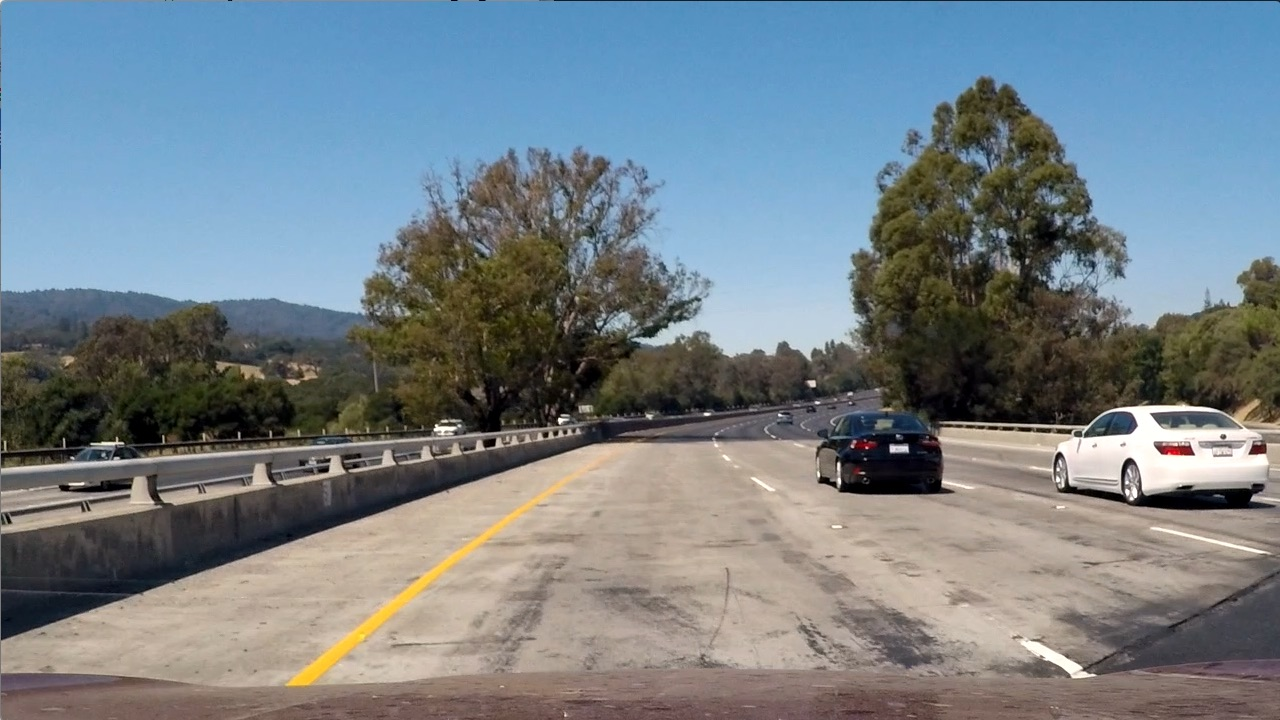
#> input picture test_images/test1.jpg, 1280 x 720 px
$ jupyter execute --allow-errors PipelineJupyter.ipynb   (shell and % lines are left out)   (older library calls are emulated)
#> lines starting #> are read from the running program, lines starting #| are printed output that depends on the picture; after the words box and inside, x2 and y2 are one past the last pixel; in counts of white or black regions, pixels touching at a corner belong together
# Advanced Lane Line Finding

### Author: Patrick Barone
### Email: barone.patrick@gmail.com

[cell 1]
import cv2
import pickle
import numpy as np
import matplotlib
import matplotlib.pyplot as plt
from math import pi
from moviepy.editor import VideoFileClip

[cell 2]
class ImageProcessor(object):
    def __init__(self):
        """
        Initialize the image pipeline object and load the camera calibrations
        """
        calibration = pickle.load(open('camera_calibration.p', 'rb'))
#> (reads camera_calibration.p from the repository)
#> further down, img is the input picture: shape (720, 1280, 3); mean B, G, R 135.5, 128.7, 117.5
        self.mtx = calibration['mtx']
        self.dist = calibration['dist']
        self.first_image = True
        self.left_fit = None
        self.right_fit = None

    def process(self, img, show_images=False, diag=False, write_images=False):
        """
        Process a new image frame to identify lane, curvature and lane position
        """
#> called with show_images = True, diag = False, write_images = True
        try:
            self.show_images = show_images
            self.write_images = write_images
            self.diag = diag

            # Undistort the image
            undist = cv2.undistort(img, self.mtx, self.dist, None, self.mtx)

            if self.write_images:
                cv2.imwrite('output_images/undist.jpg', undist)

            binary_hls = self.hls_threshold(undist,L_thresh=(80,255),S_thresh=(90,255))
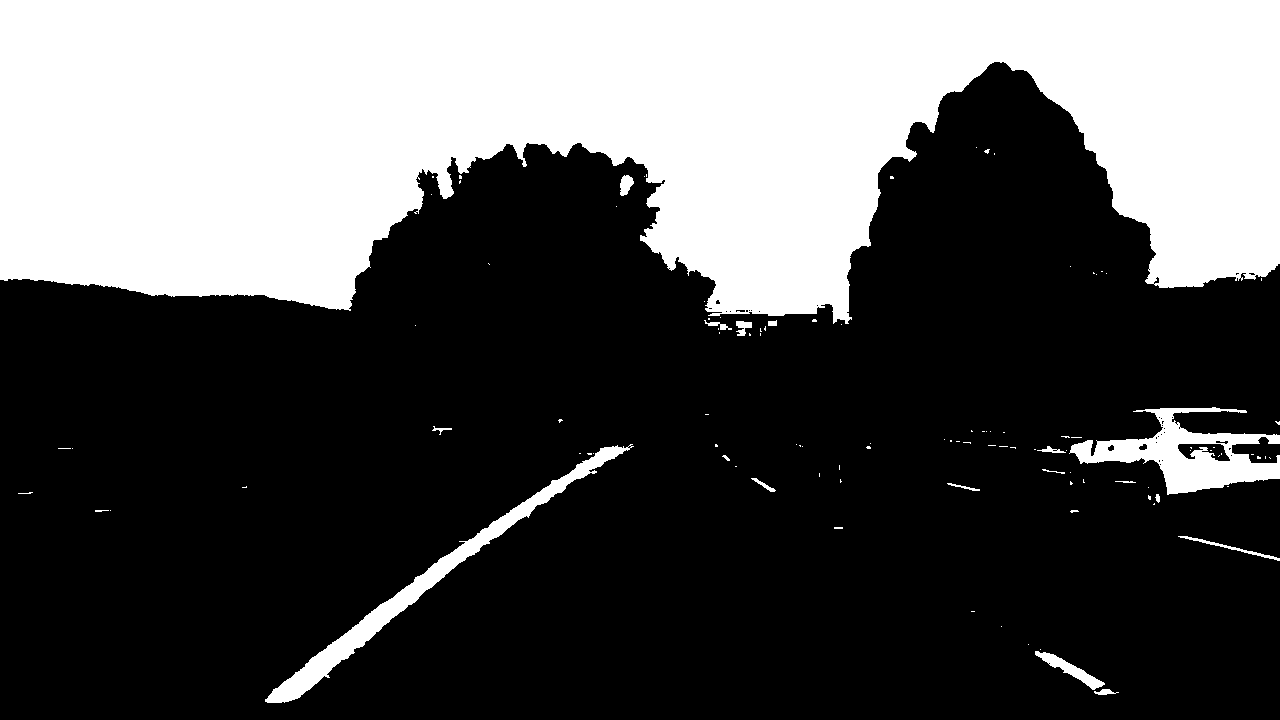
#> binary_hls: shape (720, 1280); values 0 (black) and 1 (white), 33.7% white; 109 white regions (90 under 20 px), largest, box (x1, y1, x2, y2) and area: (0, 0, 1280, 324) 293272, (1069, 407, 1280, 495) 7486, (265, 444, 634, 703) 6956
            binary_sobel_abs = self.abs_sobel_threshold(undist,(25,200))
#> binary_sobel_abs: shape (720, 1280); values 0 (black) and 1 (white), 11.8% white; 2828 white regions (2467 under 20 px), largest, box (x1, y1, x2, y2) and area: (0, 385, 1280, 646) 38264, (533, 62, 1135, 368) 17031, (1040, 223, 1280, 338) 4524
            binary_sobel_dir = self.dir_sobel_threshold(undist, (pi/6, pi/2))
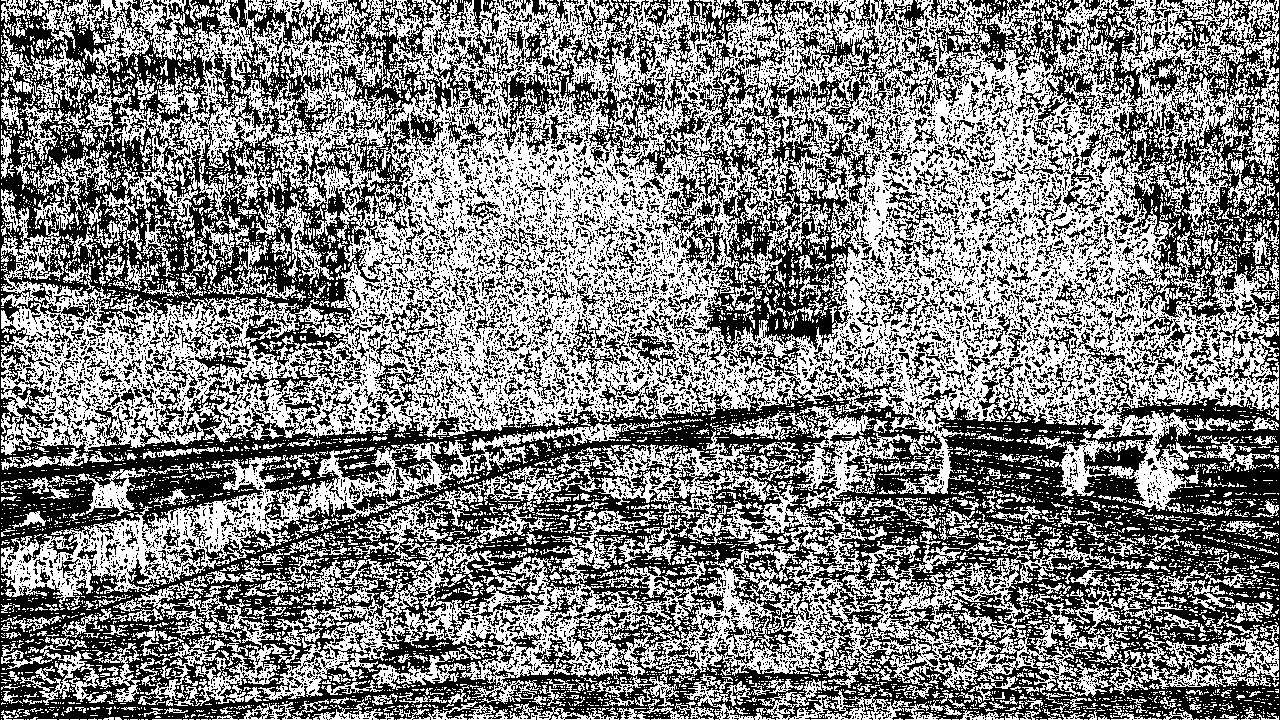
#> binary_sobel_dir: shape (720, 1280); values 0 (black) and 1 (white), 50.7% white; 10358 black regions (9300 under 20 px), largest, box (x1, y1, x2, y2) and area: (0, 0, 1280, 720) 333714, (331, 0, 491, 164) 6556, (463, 23, 670, 159) 6427
            binary_sobel = binary_sobel_abs & binary_sobel_dir
#> binary_sobel: shape (720, 1280); values 0 (black) and 1 (white), 5.3% white in thin lines or dots
            binary = binary_hls | binary_sobel
#> binary: shape (720, 1280); values 0 (black) and 1 (white), 38.9% white; 4032 white regions (3604 under 20 px), largest, box (x1, y1, x2, y2) and area: (0, 0, 1280, 324) 299378, (1037, 407, 1280, 509) 9397, (265, 444, 634, 703) 6961

            binary_color = np.uint8(255.0*binary)
            binary_color = np.dstack([binary_color,binary_color,binary_color])

            '''
            binary_HLS_S = self.hls_threshold(undist, S_thresh=(180,255))
            binary_HLS_L = self.hls_threshold(undist, L_thresh=(220,255))
            binary_LUV_L = self.luv_threshold(undist, L_thresh=(220,255))
            binary_LAB_B = self.lab_threshold(undist, B_thresh=(190,255))
            binary = binary_HLS_L | binary_LAB_B
            '''

            if self.write_images:
                cv2.imwrite('output_images/binary.jpg', binary_color)

            if self.show_images:
                '''
                plt.imshow(binary_sobel_abs, cmap='gray')
                plt.title('Sobel Abs')
                plt.show()
                plt.imshow(binary_sobel_dir, cmap='gray')
                plt.title('Sobel Dir')
                plt.show()
                plt.imshow(binary_sobel, cmap='gray')
                plt.title('Sobel Abs&Dir')
                plt.show()
                '''
                plt.imshow(binary, cmap='gray')
                plt.title('Final Composite')
                plt.show()

            # Perspective transformation
            offset_x = 400
            offset_y = 0
            img_size = (img.shape[1],img.shape[0])
            src = np.float32([[607,443],[673,443],[1020,666],[285,666]])
            dst = np.float32([[offset_x, offset_y],
                              [img_size[0]-offset_x, offset_y],
                              [img_size[0]-offset_x, img_size[1]-offset_y],
                              [offset_x, img_size[1]-offset_y]])

            self.M = cv2.getPerspectiveTransform(src, dst)
            self.Minv = cv2.getPerspectiveTransform(dst, src)
            x = cv2.cvtColor(binary, cv2.COLOR_GRAY2RGB)
            warped_color = cv2.warpPerspective(x, self.M, img_size)
#> warped_color: shape (720, 1280, 3); values 0 (black) and 1 (white), 7.7% white; 359 white regions (325 under 20 px), largest, box (x1, y1, x2, y2) and area: (389, 18, 598, 720) 55006, (1086, 0, 1212, 134) 4228, (981, 272, 1045, 351) 2401
            warped = cv2.cvtColor(warped_color, cv2.COLOR_RGB2GRAY)

            if self.show_images:
                plt.imshow(warped, cmap='gray')
                plt.show()

            if self.write_images:
                orig_warped = cv2.warpPerspective(img, self.M, img_size)
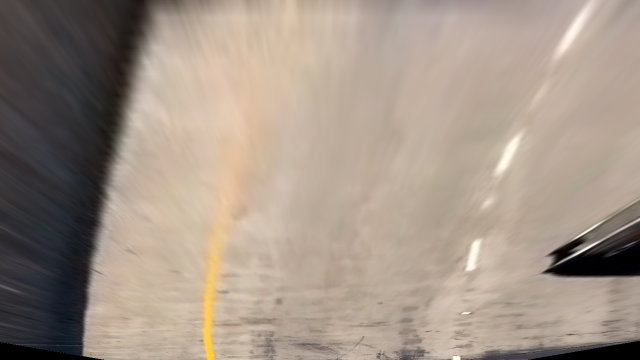
#> orig_warped: shape (720, 1280, 3) (shown at 1/2 size); mean B, G, R 135.2, 147.8, 162.3
                cv2.imwrite('output_images/warped_color.jpg', orig_warped)
                cv2.imwrite('output_images/warped_binary.jpg', np.uint8(255*warped_color))

            if self.first_image:
                hist, self.left_fit, self.right_fit = self.find_lanes(warped)
                self.first_image = False
            else:
                hist, self.left_fit, self.right_fit = self.find_lanes_given_prev(warped, self.left_fit, self.right_fit)

            output = self.draw_lanes_on_orig(undist, binary, self.left_fit, self.right_fit)

            if self.write_images:
                cv2.imwrite('output_images/final_annotated_image.jpg', output)

            if self.diag:
                top_row = np.hstack([output,binary_color])
                bottom_row = np.hstack([np.uint8(255*warped_color),np.zeros_like(output,dtype=np.uint8)])
                output = np.vstack([top_row,bottom_row])

            if self.show_images:
                plt.imshow(cv2.cvtColor(output, cv2.COLOR_BGR2RGB))
                plt.show()

            return output

        except Exception as ex:
            print('Unable to process lane: ' + str(ex))
            self.first_image = True
            return img

    def hls_threshold(self,img, H_thresh=None, L_thresh=None, S_thresh=None):
        """
        Return a binary image with HLS thresholding of BGR input image
        """
        # Color space transformations
        hls = cv2.cvtColor(img, cv2.COLOR_BGR2HLS)
        H = hls[:,:,0]
        L = hls[:,:,1]
        S = hls[:,:,2]

        binary = np.ones_like(H)

        # Color space thresholding
        if H_thresh is not None:
            binary_H = np.zeros_like(H)
            binary_H[(H>H_thresh[0]) & (H<=H_thresh[1])] = 1
            binary = binary & binary_H
            if self.show_images:
                plt.imshow(binary_H, cmap='gray')
                plt.title('H_thresh')
                plt.show()

        if L_thresh is not None:
            binary_L = np.zeros_like(L)
            binary_L[(L>L_thresh[0]) & (L<=L_thresh[1])] = 1
            binary = binary & binary_L
            if self.show_images:
                plt.imshow(binary_L, cmap='gray')
                plt.title('L_thresh')
                plt.show()

        if S_thresh is not None:
            binary_S = np.zeros_like(S)
            binary_S[(S>S_thresh[0]) & (S<=S_thresh[1])] = 1
            binary = binary & binary_S
            if self.show_images:
                plt.imshow(binary_S, cmap='gray')
                plt.title('S_thresh')
                plt.show()

        return binary

    # [97 lines left out: functions luv_threshold, lab_threshold, sobel_threshold, not called in this run]

    def abs_sobel_threshold(self, img, thresh):
        """
        Return binary solbel magnitude threshold image
        """
        gray = cv2.cvtColor(img, cv2.COLOR_RGB2GRAY)
        sobel_x = np.absolute(cv2.Sobel(gray, cv2.CV_64F, 1, 0))
        sobel_y = np.absolute(cv2.Sobel(gray, cv2.CV_64F, 0, 1))
        sobel_abs = np.sqrt(sobel_x**2 + sobel_y**2)
        scaled_sobel = np.uint8(255*sobel_abs/np.max(sobel_abs))
        binary_output = np.zeros_like(scaled_sobel)
        binary_output[(scaled_sobel >= thresh[0]) & (scaled_sobel <= thresh[1])] = 1
        return binary_output

    def dir_sobel_threshold(self, img, thresh):
        """
        Return binary sobel direction threshold image
        """
        gray = cv2.cvtColor(img, cv2.COLOR_RGB2GRAY)
        sobel_x = np.absolute(cv2.Sobel(gray, cv2.CV_64F, 1, 0))
        sobel_y = np.absolute(cv2.Sobel(gray, cv2.CV_64F, 0, 1))
        sobel_dir = np.arctan2(sobel_x, sobel_y)
        sobel_dir = np.abs(sobel_dir)

        if self.show_images:
            plt.imshow(sobel_dir, cmap='gray')
            plt.title('SobelDir')
            plt.show()

        binary_output = np.zeros_like(gray)
        binary_output[(sobel_dir >= thresh[0]) & (sobel_dir <= thresh[1])] = 1
        return binary_output

    def find_lanes(self, img):
        """
        Idenfity the lane lines in a given binary image with perspective transform already applied
        """
        histogram = np.sum(img[img.shape[0]//2:,:], axis=0)
#> histogram = 1280 values, max 360 at index 416, min 0 at index 48, mean 20.68
        out_img = np.dstack((img, img, img))*255
        midpoint = np.int(histogram.shape[0]//2)
        leftx_base = np.argmax(histogram[:midpoint])
#> leftx_base = 416
        rightx_base = np.argmax(histogram[midpoint:]) + midpoint
#> rightx_base = 946

        # Choose the number of sliding windows
        nwindows = 9
        # Set height of windows
        window_height = np.int(img.shape[0]//nwindows)
        # Identify the x and y positions of all nonzero pixels in the image
        nonzero = img.nonzero()
#> nonzero = 70681 positions, rows 0 to 719, columns 0 to 1279
        nonzeroy = np.array(nonzero[0])
        nonzerox = np.array(nonzero[1])

        # Current positions to be updated for each window
        leftx_current = leftx_base
#> leftx_current = 416
        rightx_current = rightx_base
#> rightx_current = 946

        # Set the width of the windows +/- margin
        margin = 100
        # Set minimum number of pixels found to recenter window
        minpix = 50
        # Create empty lists to receive left and right lane pixel indices
        left_lane_inds = []
        right_lane_inds = []

        # Step through the windows one by one
        for window in range(nwindows):
            # Identify window boundaries in x and y (and right and left)
            win_y_low = img.shape[0] - (window+1)*window_height
            win_y_high = img.shape[0] - window*window_height
            win_xleft_low = leftx_current - margin
            win_xleft_high = leftx_current + margin
            win_xright_low = rightx_current - margin
            win_xright_high = rightx_current + margin
            # Draw the windows on the visualization image
            cv2.rectangle(out_img,(win_xleft_low,win_y_low),(win_xleft_high,win_y_high),
            (0,255,0), 2)
            cv2.rectangle(out_img,(win_xright_low,win_y_low),(win_xright_high,win_y_high),
            (0,255,0), 2)
            # Identify the nonzero pixels in x and y within the window
            good_left_inds = ((nonzeroy >= win_y_low) & (nonzeroy < win_y_high) &
            (nonzerox >= win_xleft_low) &  (nonzerox < win_xleft_high)).nonzero()[0]
            good_right_inds = ((nonzeroy >= win_y_low) & (nonzeroy < win_y_high) &
            (nonzerox >= win_xright_low) &  (nonzerox < win_xright_high)).nonzero()[0]
            # Append these indices to the lists
            left_lane_inds.append(good_left_inds)
            right_lane_inds.append(good_right_inds)
            # If you found > minpix pixels, recenter next window on their mean position
            if len(good_left_inds) > minpix:
                leftx_current = np.int(np.mean(nonzerox[good_left_inds]))
            if len(good_right_inds) > minpix:
                rightx_current = np.int(np.mean(nonzerox[good_right_inds]))
#> this loop made 9 passes
#> (win_xleft_low, win_xleft_high, win_xright_low, win_xright_high, leftx_current, rightx_current) on passes 1 to 8: (316, 516, 846, 1046, 417, 901), (317, 517, 801, 1001, 420, 930), (320, 520, 830, 1030, 428, 943), (328, 528, 843, 1043, 447, 968), (347, 547, 868, 1068, 455, 1003), (355, 555, 903, 1103, 469, 1022), (369, 569, 922, 1122, 484, 1059), (384, 584, 959, 1159, 490, 1121)
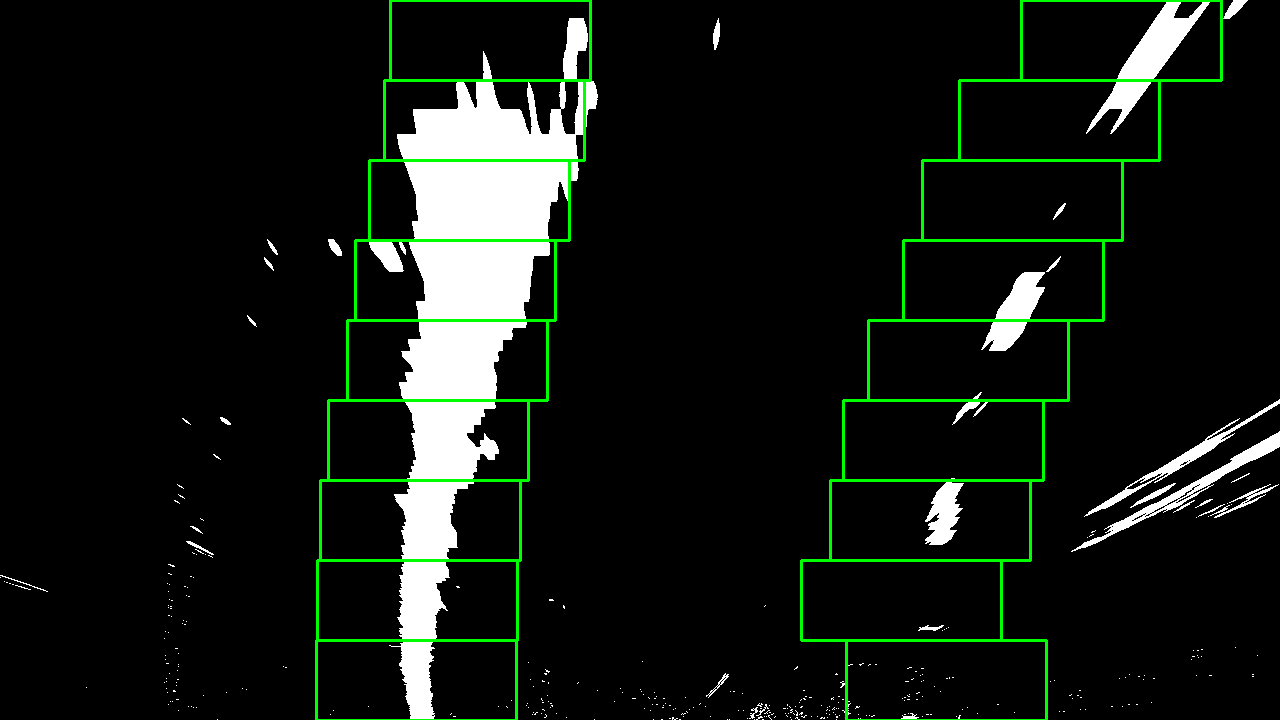
#> out_img: shape (720, 1280, 3); mean of channels 0, 1, 2 18.8, 24.4, 18.8; drawn as B, G, R
#> after the loop, left_lane_inds = 9 items; right_lane_inds = 9 items

        # Concatenate the arrays of indices
        left_lane_inds = np.concatenate(left_lane_inds)
        right_lane_inds = np.concatenate(right_lane_inds)
#> right_lane_inds = 8809 values, max 70680 at index 202, min 0 at index 5829, mean 26534
#> (the rest of the program and of its run is left out)
